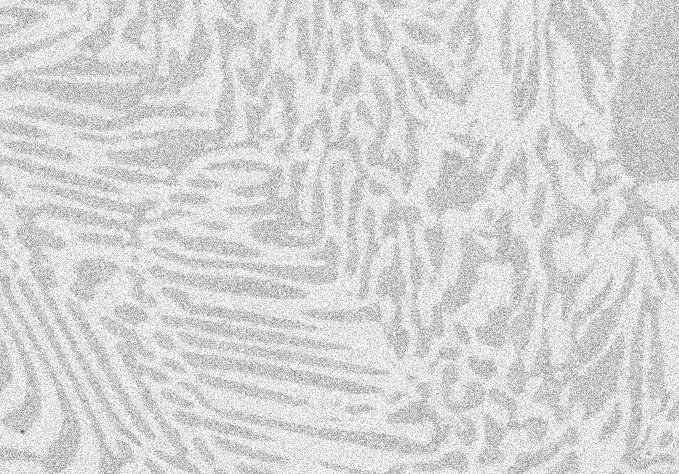
#> input picture image_repo/Alloy_noisy.jpg, 679 x 474 px, found by its file name
$ python 27-thresholding.py
#> lines starting #> are read from the running program, lines starting #| are printed output that depends on the picture; after the words box and inside, x2 and y2 are one past the last pixel; in counts of white or black regions, pixels touching at a corner belong together
# -*- coding: utf-8 -*-
"""
Created on Wed Feb 22 17:53:14 2023

@author: harsha
"""

import cv2 as cv
import numpy as np
import matplotlib.pyplot as plt
import scipy.ndimage as nd
import skimage.exposure as exp
from skimage.restoration import denoise_nl_means,estimate_sigma
from skimage import io,img_as_float,img_as_ubyte

img = (io.imread("D:/git/image_repo/Alloy_noisy.jpg"))
#> img is the input picture: shape (474, 679); min 63, max 255, mean 213.3
img = nd.median_filter(img,size=3)

eq_img = cv.equalizeHist(img)
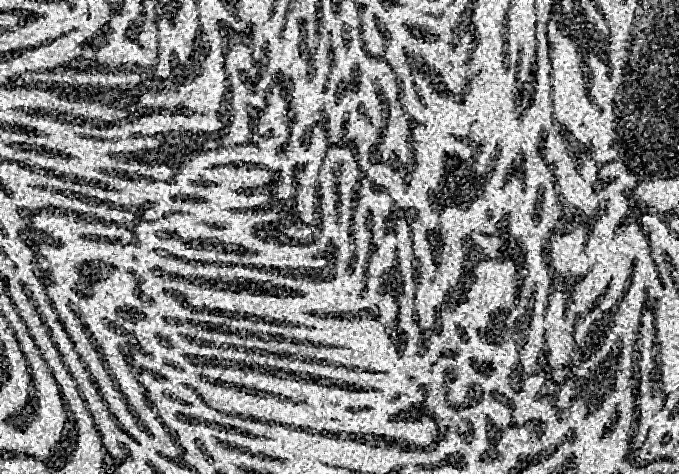
#> eq_img: shape (474, 679); min 0, max 255, mean 129.6

#contrast lmimited adaptive histogrma equalization
clahe = cv.createCLAHE(clipLimit=2.0,tileGridSize = (8,8))
cl_img = clahe.apply(img)
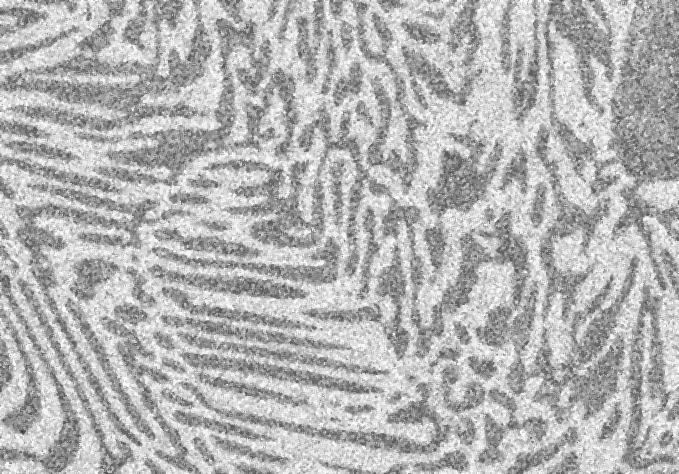
#> cl_img: shape (474, 679); min 61, max 255, mean 178.9

# plt.hist(cl_img.flat,bins = 100 ,range =(90,255))


r,thresh1 = cv.threshold(cl_img,190,150,cv.THRESH_BINARY) #until what values you threshold and value replaced
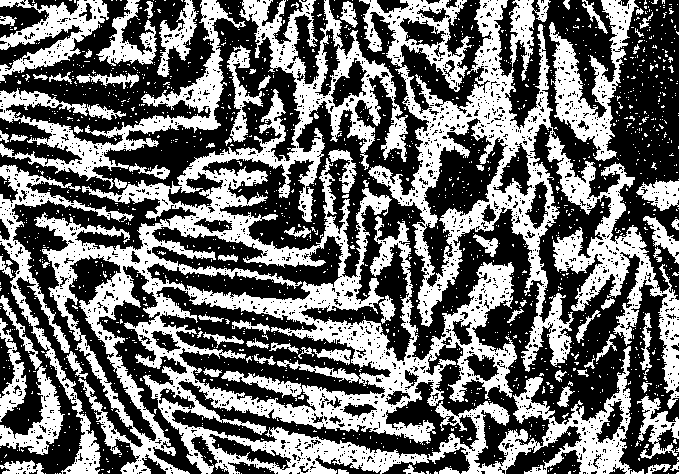
#> thresh1: shape (474, 679); values 0 (black) and 150 (white), 43.2% white; 1598 white regions (1516 under 20 px), largest, box (x1, y1, x2, y2) and area: (34, 0, 632, 474) 65673, (359, 0, 679, 409) 29614, (0, 0, 246, 189) 8098
r,thresh = cv.threshold(cl_img,190,255,cv.THRESH_BINARY_INV)
r,thresh2 = cv.threshold(cl_img,0,255,cv.THRESH_BINARY+cv.THRESH_OTSU)
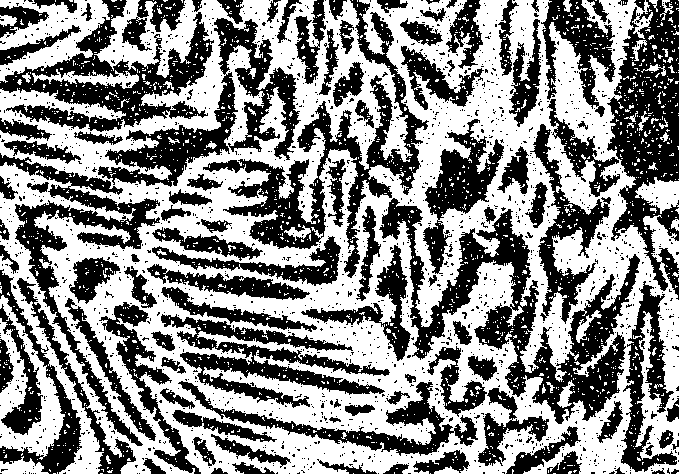
#> thresh2: shape (474, 679); 53.7% white; 1782 black regions (1672 under 20 px), largest, box (x1, y1, x2, y2) and area: (379, 198, 640, 424) 14672, (203, 0, 429, 278) 11261, (607, 0, 679, 300) 11028
#> r = 176

kernel = np.ones((3,3),dtype=np.uint8)
erosion = cv.erode(thresh2,kernel,iterations=1)
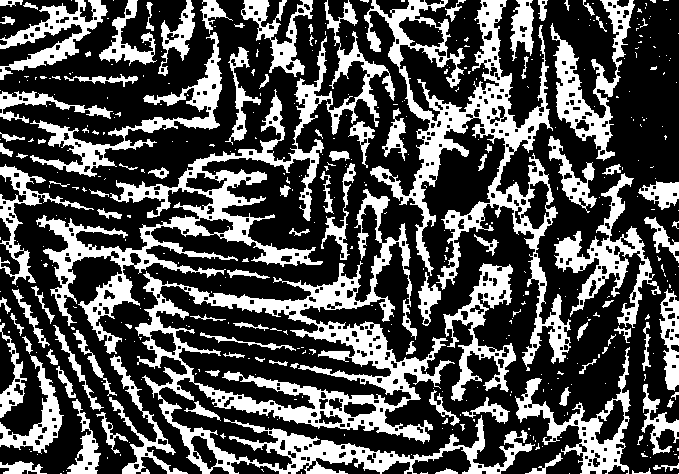
#> erosion: shape (474, 679); 32% white; 431 white regions (324 under 20 px), largest, box (x1, y1, x2, y2) and area: (135, 189, 535, 474) 21927, (364, 0, 571, 371) 15235, (36, 0, 395, 354) 15117
dilation = cv.dilate(thresh2,kernel,iterations=1)
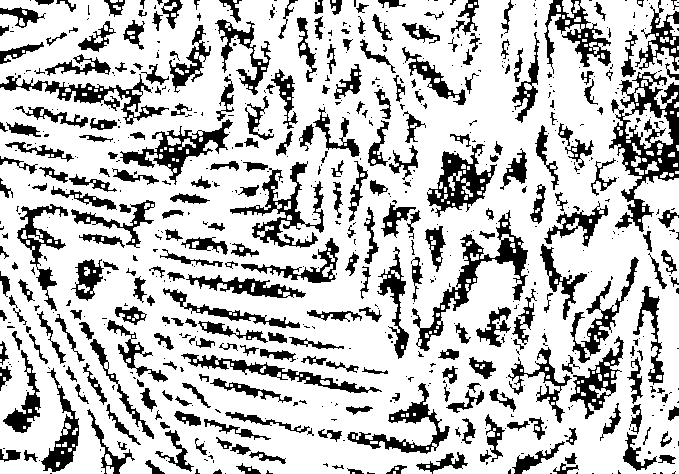
#> dilation: shape (474, 679); 76.1% white; 714 black regions (426 under 20 px), largest, box (x1, y1, x2, y2) and area: (609, 72, 679, 232) 4104, (412, 210, 528, 351) 2607, (230, 161, 324, 248) 2083
opening =cv.morphologyEx(thresh2,cv.MORPH_CLOSE,kernel)
#> opening: shape (474, 679); 58.9% white; 289 black regions (74 under 20 px), largest, box (x1, y1, x2, y2) and area: (608, 0, 679, 290) 9341, (0, 24, 212, 126) 5111, (505, 288, 625, 424) 4836
closing =cv.morphologyEx(thresh2,cv.MORPH_OPEN,kernel)
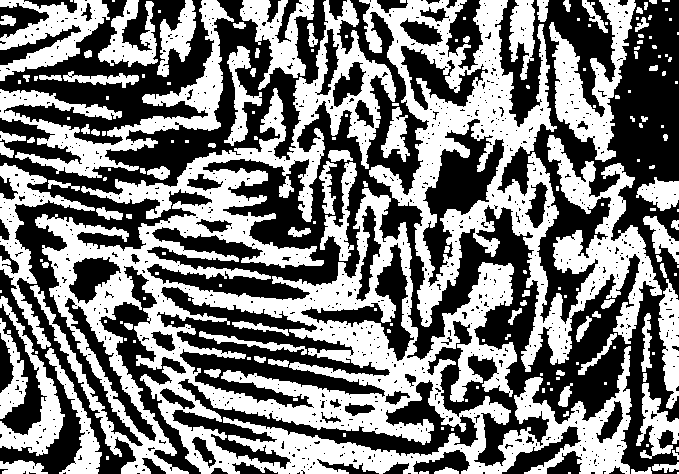
#> closing: shape (474, 679); 48.3% white; 189 white regions (97 under 20 px), largest, box (x1, y1, x2, y2) and area: (30, 0, 632, 474) 72290, (359, 0, 662, 372) 31832, (0, 0, 234, 178) 8425
plt.imshow(closing)
